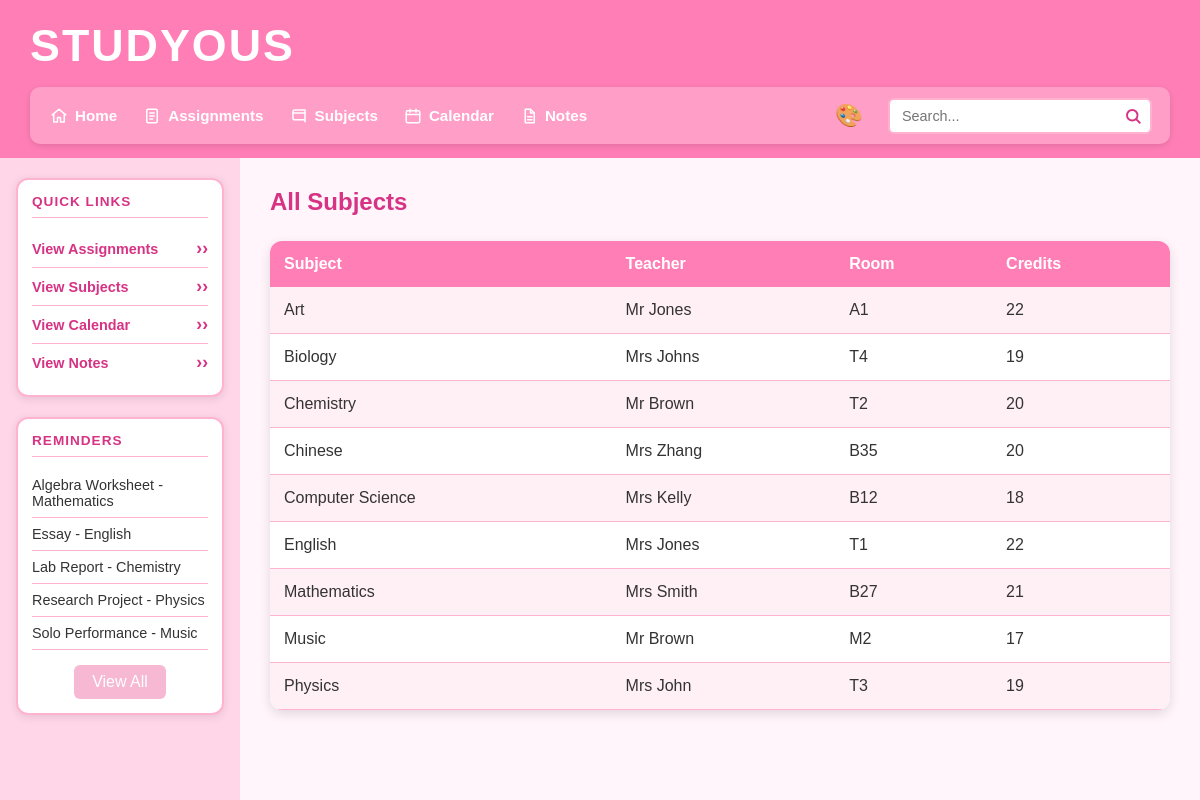
Page /subjects on the committed database.
### tables this page shows
CREATE TABLE assignments (id INTEGER PRIMARY KEY AUTOINCREMENT, subject_id INTEGER REFERENCES subjects (id) NOT NULL, user_id INTEGER REFERENCES users (id) NOT NULL, assignment_name TEXT NOT NULL, due_date TEXT (19) NOT NULL, priority TEXT NOT NULL CHECK ((priority IN ('Low', 'Medium', 'High'))), status TEXT (25) DEFAULT ('Not Started'), notes TEXT, created_at TEXT (19));

CREATE TABLE subjects (id INTEGER PRIMARY KEY AUTOINCREMENT, subject_name TEXT NOT NULL UNIQUE, teacher_name TEXT NOT NULL, room TEXT, credits INTEGER CHECK ((credits > 0)));

### main.py (the view)
@app.route("/subjects")
def subjects():
    sort = request.args.get("sort", "subject_name")
    subject_list = get_subjects(sort)
    return render_template(
        "subjects.html",
        subjects=subject_list
    )

### main.py (called while the page is built)
def create_connection(db_file):
    try:
        connection = sqlite3.connect(db_file)
        return connection
    except Error as e:
        print(e)
    return None

def get_subjects(sort="subject_name"):
    allowed_sorts = [
        "id",
        "subject_name",
        "teacher_name",
        "room",
        "credits"
    ]
    if sort not in allowed_sorts:
        sort = "subject_name"
    if sort == "credits":
        order = "DESC"
    else:
        order = "ASC"
    query = f"""
        SELECT id, subject_name, teacher_name, room, credits
        FROM subjects
        ORDER BY {sort} {order}
    """
    con = create_connection(DATABASE)
    cur = con.cursor()
    cur.execute(query)
    rows = cur.fetchall()
    con.close()
    return rows

def get_reminders():
    query = """
        SELECT assignments.assignment_name,
               subjects.subject_name,
               assignments.due_date,
               assignments.priority,
               assignments.status
        FROM assignments
        JOIN subjects
        ON assignments.subject_id = subjects.id
        WHERE assignments.status != 'Complete'
        ORDER BY assignments.due_date ASC
        LIMIT 5
    """
    con = create_connection(DATABASE)
    cur = con.cursor()
    cur.execute(query)
    rows = cur.fetchall()
    con.close()
    return rows

@app.context_processor
def inject_reminders():
    return {"reminders": get_reminders()}

### templates/subjects.html
{% extends "base.html" %}
{% block main %}
<h2 class="page-title">All Subjects</h2>
<table>
    <tr>
        <th>
            <a href="/subjects?sort=subject_name">
                Subject
            </a>
        </th>
        <th>
            <a href="/subjects?sort=teacher_name">
                Teacher
            </a>
        </th>
        <th>
            <a href="/subjects?sort=room">
                Room
            </a>
        </th>
        <th>
            <a href="/subjects?sort=credits">
                Credits
            </a>
        </th>
    </tr>
    {% for row in subjects %}
    <tr>
        <td>{{ row[1] }}</td>
        <td>{{ row[2] }}</td>
        <td>{{ row[3] }}</td>
        <td>{{ row[4] }}</td>
    </tr>
    {% else %}
    <tr>
        <td colspan="4">No subjects found.</td>
    </tr>
    {% endfor %}
</table>
{% endblock %}

### templates/base.html (shortened to what this page needs)
<!DOCTYPE html>
<html lang="en">
<head>
    <link type="text/css" rel="stylesheet" href="/static/css/style.css">
</head>
<body class="theme-{{ request.cookies.get('theme', 'pink') }}">
    <header class="top-header">
        <h1 class="site-title">Studyous</h1>
        <div class="header-row">
            <div class="nav-bar">
                <nav class="main-nav">
                    <ul>
                        <li>
                            <a href="/">
                                <img src="/static/images/home.svg"
                                     alt="Home"
                                     class="nav-icon">
                                Home
                            </a>
                        </li>
                        <li>
                            <a href="/assignments">
                                <img src="/static/images/assignments.svg"
                                     alt="Assignments"
                                     class="nav-icon">
                                Assignments
                            </a>
                        </li>
                        <li>
                            <a href="/subjects">
                                <img src="/static/images/subjects.svg"
                                     alt="Subjects"
                                     class="nav-icon">
                                Subjects
                            </a>
                        </li>
                        <li>
                            <a href="/calendar">
                                <img src="/static/images/calendar.svg"
                                     alt="Calendar"
                                     class="nav-icon">
                                Calendar
                            </a>
                        </li>
                        <li>
                            <a href="/notes">
                                <img src="/static/images/notes.svg"
                                     alt="Notes"
                                     class="nav-icon">
                                Notes
                            </a>
                        </li>
                    </ul>
                </nav>
                <div class="theme-menu">
                    <span class="theme-icon">🎨</span>
                </div>
                <form class="search-form" method="POST" action="/search">
                    <div class="search-box">
                        <input type="text"
                               name="search"
                               id="search"
                               placeholder="Search...">
                    </div>
                </form>
            </div>
        </div>
    </header>
    <div class="body-container">
        <aside class="sidebar">
            <section class="sidebar-box">
                <h2>Quick Links</h2>
                <ul class="quick-links">
                    <li>
                        <a href="/assignments">View Assignments</a>
                    </li>
                    <li>
                        <a href="/subjects">View Subjects</a>
                    </li>
                    <li>
                        <a href="/calendar">View Calendar</a>
                    </li>
                    <li>
                        <a href="/notes">View Notes</a>
                    </li>
                </ul>
            </section>
            <section class="sidebar-box">
                <h2>Reminders</h2>
                <ul class="reminders">
                    {% for reminder in reminders %}
                    <li>
                        {{ reminder[0] }} - {{ reminder[1] }}
                    </li>
                {% endfor %}
                <a href="/reminders" class="view-all-button">View All</a>
            </ul>
</section>
        </aside>
        <main>
            {% block main %}{% endblock %}
        </main>
    </div>
</body>
</html>

### rows in the picture
assignments: assignment_name "Algebra Worksheet", subject_name "Mathematics"
assignments: assignment_name "Essay", subject_name "English"
assignments: assignment_name "Lab Report", subject_name "Chemistry"
assignments: assignment_name "Research Project", subject_name "Physics"
assignments: assignment_name "Solo Performance", subject_name "Music"
subjects: subject_name "Art", teacher_name "Mr Jones", room "A1", credits "22"
subjects: subject_name "Biology", teacher_name "Mrs Johns", room "T4", credits "19"
subjects: subject_name "Chemistry", teacher_name "Mr Brown", room "T2", credits "20"
subjects: subject_name "Chinese", teacher_name "Mrs Zhang", room "B35", credits "20"
subjects: subject_name "Computer Science", teacher_name "Mrs Kelly", room "B12", credits "18"
subjects: subject_name "English", teacher_name "Mrs Jones", room "T1", credits "22"
subjects: subject_name "Mathematics", teacher_name "Mrs Smith", room "B27", credits "21"
subjects: subject_name "Music", teacher_name "Mr Brown", room "M2", credits "17"
subjects: subject_name "Physics", teacher_name "Mrs John", room "T3", credits "19"
